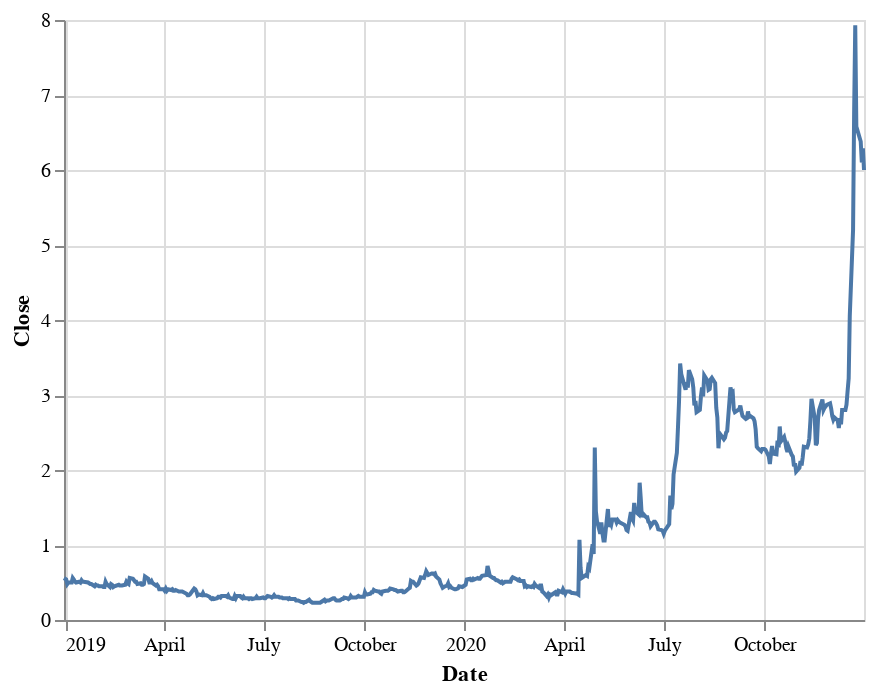

Notebook code for this chart:
### Code cell
# basic line of UAVS

(alt.
  Chart(stocks[stocks.Symbol == 'UAVS']).
  mark_line().
  encode(x='Date', y='Close'))

### Figure 1 — Vega-Lite specification as saved in the notebook (floating-point values rounded to 4 significant figures; data arrays with more than 128 entries replaced by an {"elided": "..."} marker saying what was removed)
{"config": {"view": {"continuousWidth": 400, "continuousHeight": 300}}, "data": {"name": "data-5119598bad40bd8318094d1b8bf724c1"}, "mark": "line", "encoding": {"x": {"type": "temporal", "field": "Date"}, "y": {"type": "quantitative", "field": "Close"}}, "$schema": "https://vega.github.io/schema/vega-lite/v4.8.1.json", "datasets": {"data-5119598bad40bd8318094d1b8bf724c1": {"elided": "506 records"}}}
